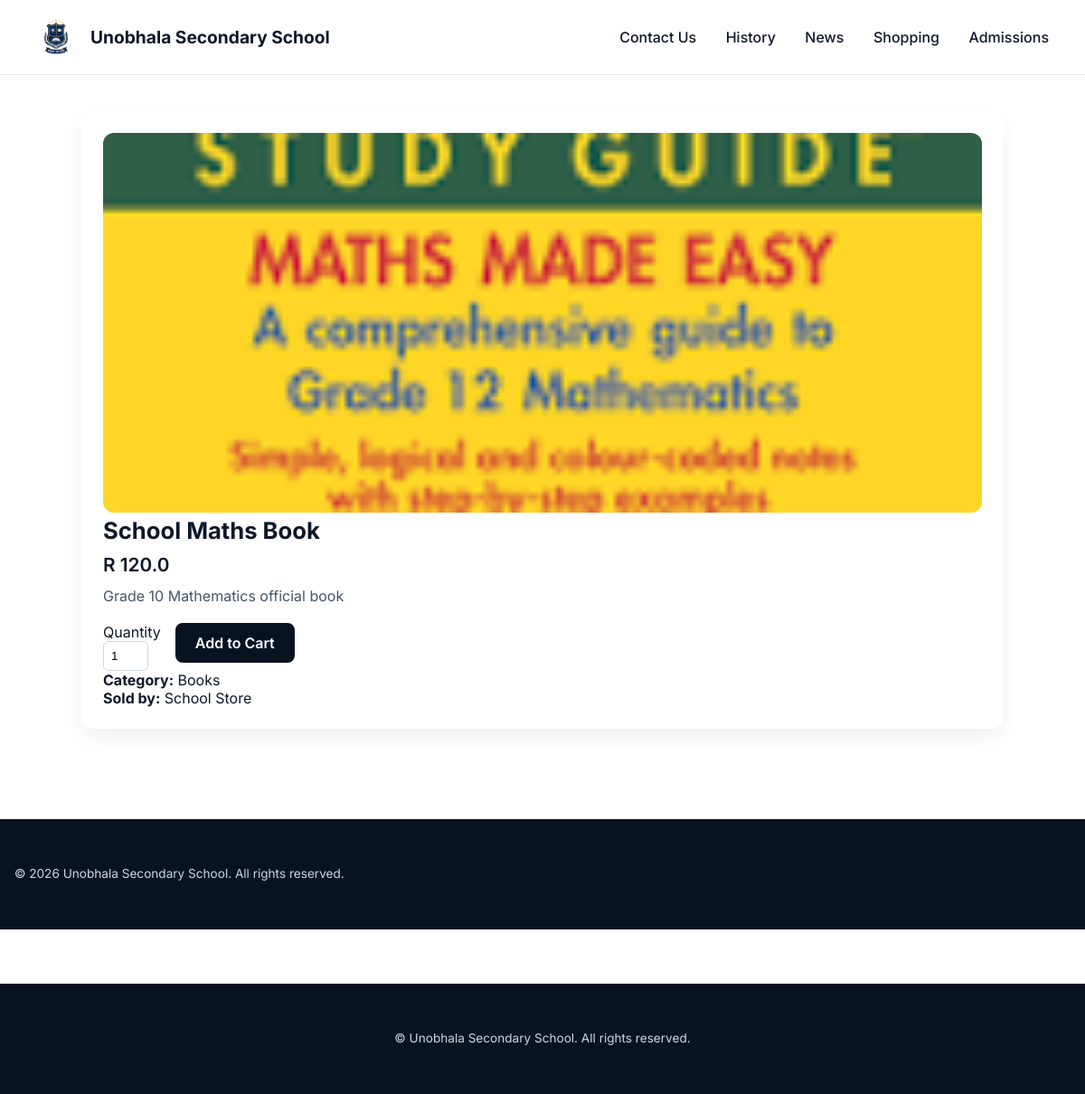
Page /product/1 on the committed database.
### tables this page shows
CREATE TABLE products (
        id INTEGER PRIMARY KEY AUTOINCREMENT,
        name TEXT NOT NULL,
        description TEXT,
        price REAL,
        image TEXT,
        category TEXT
    );

### app.py (the view)
@app.route("/product/<int:product_id>")
def product_detail(product_id):
    conn = get_db()
    try:
        product = conn.execute(
            "SELECT * FROM products WHERE id = ?",
            (product_id,)
        ).fetchone()
    finally:
        conn.close()
    if not product:
        return render_template("404.html"), 404
    return render_template("product_detail.html", product=product)

### app.py (called while the page is built)
def get_db():
    conn = sqlite3.connect(DB_PATH)
    conn.row_factory = sqlite3.Row
    conn.execute("PRAGMA foreign_keys = ON")
    return conn

@app.context_processor
def inject_cart_count():
    cart = session.get("cart", [])
    count = sum(item.get("quantity", 0) for item in cart if isinstance(item, dict))
    return dict(cart_count=count)

### templates/product_detail.html (shortened to what this page needs)
{% extends "base.html" %}
{% block extra_css %}
<link rel="stylesheet" href="{{ url_for('static', filename='css/product_detail.css') }}">
<link rel="stylesheet" href="{{ url_for('static', filename='css/news.css') }}">
{% endblock %}
{% block content %}
<section class="product-detail-container">
        <div class="product-detail-container">
            <div class="product-detail-card">
                <div class="product-image-section">
                    <img
                    src="{{ url_for('static', filename='uploads/' ~ product.image) }}"
                    alt="{{ product.name }}"
                    class="product-detail-image"
                    >
                <div class="product-info-section">
                    <h1 class="product-title">{{ product.name }}</h1>
                    <p class="product-price">R {{ product.price }}</p>
                    {% if product.description %}
                    <p class="product-description">
                        {{ product.description }}
                    </p>
                    {% endif %}
                    <form method="POST" action="{{ url_for('add_to_cart', product_id=product.id) }}" class="buy-section">
                        <div class="qty-box">
                            <label>Quantity</label>
                            <input type="number" name="quantity" value="1" min="1">
                        </div>
                        <a href="{{ url_for('add_to_cart', product_id=product.id) }}" class="add-cart-btn">
                            Add to Cart
                        </a>
                    </form>
                </div>
                <div class="product-meta">
                    <p><strong>Category:</strong> {{ product.category }}</p>
                    <p><strong>Sold by:</strong> School Store</p>
                </div>
            </div>
    </div>
</section>
<footer class="site-footer">
    <p>© <span id="year"></span> Unobhala Secondary School. All rights reserved.</p>
</footer>
{% endblock %}

### static/css/style.css (style rules this page uses)
* { margin: 0; padding: 0; box-sizing: border-box; }
body { font-family: 'Inter', sans-serif; color: #0f172a; background: #ffffff; }
.site-footer { margin-top: 60px; background-color: #081322; color: #cbd5e1; padding: 50px 16px; }
.site-footer p { font-size: 0.85rem; line-height: 1.6; margin: 0; font-weight: 400; }

### static/css/product_detail.css (style rules this page uses)
.product-detail-container { padding:20px; max-width:1100px; margin:auto; }
.product-detail-card { display:flex; gap:40px; background:white; padding:24px; border-radius:14px; box-shadow:0 10px 25px rgba(0,0,0,0.06); }
.product-image-section { flex:1; }
.product-detail-image { width:100%; height:420px; object-fit:cover; border-radius:12px; }
.product-info-section { flex:1; }
.product-title { font-size:1.6rem; margin-bottom:10px; }
.product-price { font-size:1.3rem; font-weight:600; color:#0f172a; margin-bottom:12px; }
.product-description { color:#475569; margin-bottom:20px; }
.buy-section { display:flex; align-items:end; gap:16px; }
.qty-box { display:flex; flex-direction:column; }
.qty-box input { width:50px; padding:8px; border:1px solid #cbd5e1; border-radius:6px; }
.add-cart-btn { background:#081322; color:white; border:none; padding:12px 22px; border-radius:8px; font-weight:600; cursor:pointer; margin-bottom: 9px; text-align: center; text-decoration: none; }

### rows in the picture
products: image (picture), name "School Maths Book", price "120.0", description "Grade 10 Mathematics official book", category "Books"
